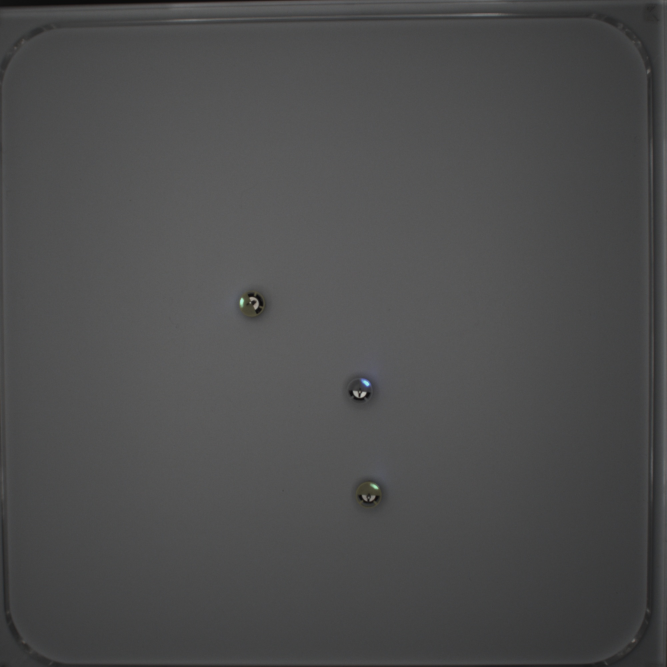
//> input picture circles/dhtf_00002.jpg, 2000 x 2000 px (shown at 1/3 size)
$ ./half_circle_detection   (built with g++ and OpenCV 4)
//> lines starting //> are read from the running program, lines starting //| are printed output that depends on the picture; after the words box and inside, x2 and y2 are one past the last pixel; in counts of white or black regions, pixels touching at a corner belong together
#include "opencv2/imgcodecs.hpp"
#include "opencv2/highgui.hpp"
#include "opencv2/imgproc.hpp"
#include "opencv2/opencv.hpp"
#include <iostream>

using namespace cv;

// Function calculates distance
// between two points
long dist(cv::Point p1,
          cv::Point p2)
{
    long x0 = p1.x - p2.x;
    long y0 = p1.y - p2.y;
    return x0 * x0 + y0 * y0;
}

// Function calculates distance
// between a point and a line defined by two points
double point_line_distance(cv::Point l1, cv::Point l2, cv::Point p0)
{
    return abs((l2.x - l1.x)*(l1.y-p0.y) - (l1.x - p0.x)*(l2.y-l1.y)) / (sqrt((l2.x - l1.x)*(l2.x - l1.x) + (l2.y-l1.y)*(l2.y-l1.y)));

}

//check if a point stays on a line defined by two points
void check_line_point(std::vector<cv::Point> pointList, cv::Point l1, cv::Point l2){
    double equation = 0.0;

    for(int i = 0; i < pointList.size(); i++)
    {
        equation = ((l2.y - l1.y) * (pointList[i].x - l1.x) -  (pointList[i].y - l1.y) * (l2.x - l1.x));
        std::cout<<"belonging check:"<<equation<<std::endl;
    }


}

// Function to find the maximum
// distance between a list of point and a line
void point_line_dist(std::vector<cv::Point> pointList, cv::Point l1, cv::Point l2)
{

    // Iterate over all possible point -line
    for(int i = 0; i < pointList.size(); i++)
    {
        // actual_min = min(minimum, (double)point_line_distance(pointList[i],l1,l2));

        std::cout<<"point line distance: "<<(double)point_line_distance(pointList[i],l1,l2)<<std::endl;

    }

    // Return actual distance

}

// Function to find the maximum
// distance between any two points
std::vector<cv::Point> maxDist(std::vector<cv::Point> pointList)
{
    double Max = 0;
    double actual_Max = 0;
    std::vector<cv::Point> max_dist_points (2);

    // Iterate over all possible pairs
    for(int i = 0; i < pointList.size(); i++)
    {
        for(int j = i + 1; j < pointList.size(); j++)
        {

            // Update max
            actual_Max = max(Max, (double)dist(pointList[i],
                                        pointList[j]));

            if(actual_Max > Max)
            {
                Max = actual_Max;

                max_dist_points.at(0) = pointList[i];
                max_dist_points.at(1) = pointList[j];
            }
        }
    }

    // Return actual distance
    return max_dist_points;
}

int main()
{
    cv::Mat resized_img;

    cv::Mat color = cv::imread("./circles/dhtf_00002.jpg");
//> color is the input picture: 2000 rows x 2000 cols, CV_8UC3; mean B, G, R 77.5, 77.3, 77.2

    cv::resize(color, resized_img, cv::Size(), 0.30, 0.30);
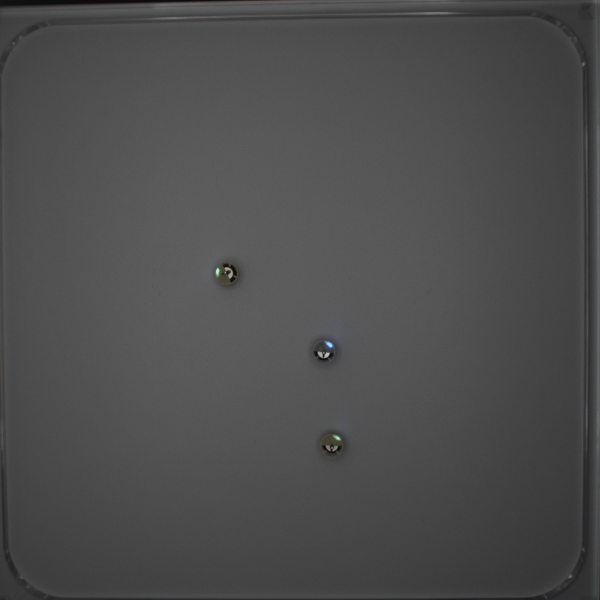
//> resized_img: 600 rows x 600 cols, CV_8UC3; mean B, G, R 77.5, 77.3, 77.2
    cv::namedWindow("input"); cv::imshow("input", resized_img);

    cv::Mat canny;

    cv::Mat gray;
    /// Convert it to gray
    cv::cvtColor( color, gray, CV_BGR2GRAY );

    // compute canny (don't blur with that image quality!!)
    cv::Canny(gray, canny, 200,20);
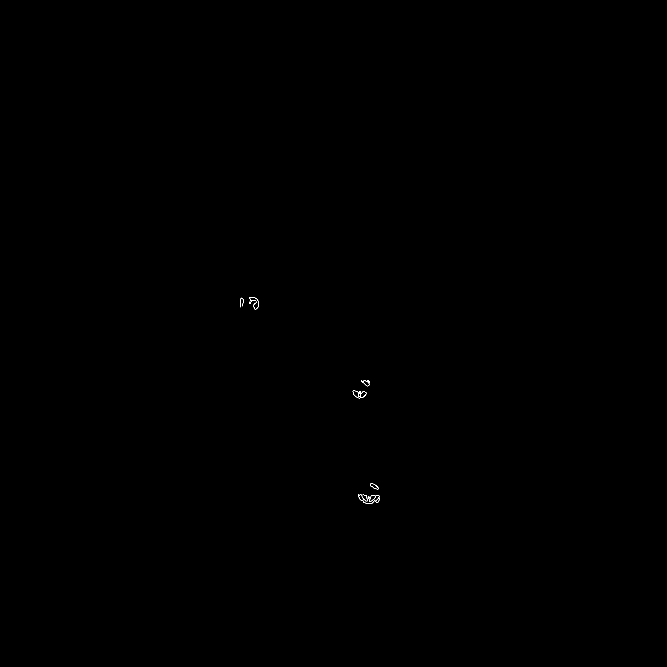
//> canny: 2000 rows x 2000 cols, CV_8UC1 (shown at 1/3 size); 0.02% white in thin lines or dots, all inside (x1, y1, x2, y2) = (720, 891, 1140, 1511)

    cv::resize(canny, resized_img, cv::Size(), 0.30, 0.30);
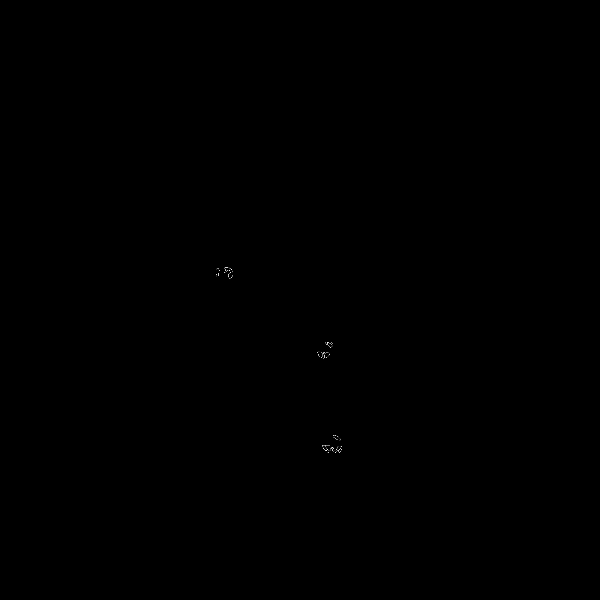
//> resized_img: 600 rows x 600 cols, CV_8UC1; min 0, max 255, mean 0.1
    cv::namedWindow("canny2"); cv::imshow("canny2", resized_img>0);

    std::vector<cv::Vec3f> circles;

    /// Apply the Hough Transform to find the circles
    cv::HoughCircles( gray, circles, CV_HOUGH_GRADIENT, 1, 30, 100, 12, 15, 20 );
//> circles = 3 circles (x, y, radius): [1079.5, 1173.5, 19.4], [755.5, 910.5, 19.4], [1106.5, 1485.5, 19.4]

    /// Draw the circles detected
    for( size_t i = 0; i < circles.size(); i++ )
    {
        Point center(cvRound(circles[i][0]), cvRound(circles[i][1]));
        int radius = cvRound(circles[i][2]);
        cv::circle( color, center, 3, Scalar(0,255,255), -1);       //draw the center as a small circle
        cv::circle( color, center, radius, Scalar(0,0,255), 1 );    //draw founded circles
    }
//> this loop made 3 passes
//> center on passes 1 to 3: Point(1080, 1174), Point(756, 910), Point(1106, 1486)
//> color: 2000 rows x 2000 cols, CV_8UC3; 399 pixels changed, all inside (x1, y1, x2, y2) = (737, 891, 1126, 1506)

    //compute distance transform:
    cv::Mat dt;
    cv::distanceTransform(255-(canny>0), dt, CV_DIST_L2 ,3);
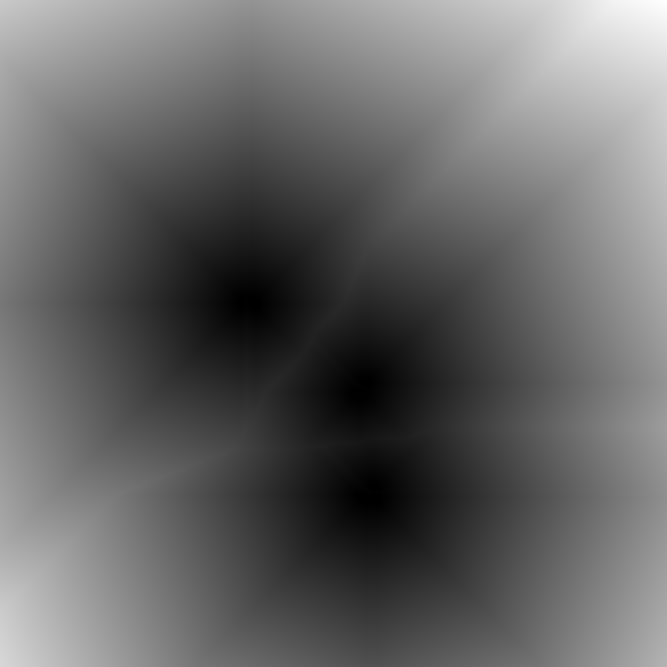
//> dt: 2000 rows x 2000 cols, CV_32FC1 (shown at 1/3 size); min 0, max 1459.9, mean 585.3; drawn with min black and max white

    cv::resize(dt, resized_img, cv::Size(), 0.30, 0.30);
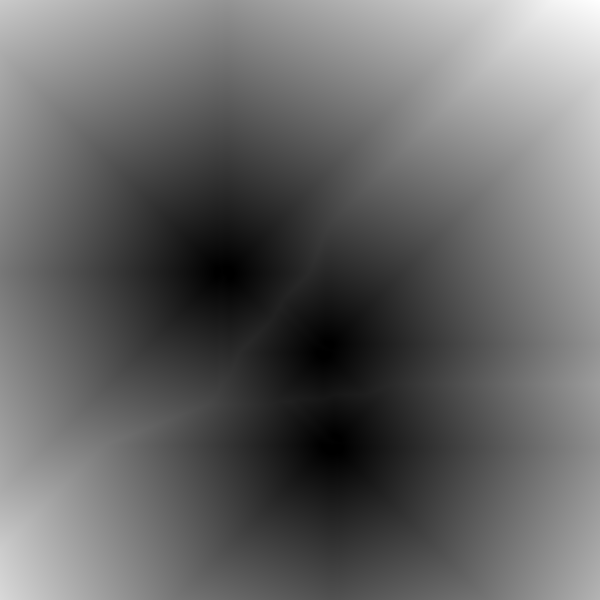
//> resized_img: 600 rows x 600 cols, CV_32FC1; min 0, max 1458.3, mean 585.3; drawn with min black and max white
    cv::namedWindow("distance transform"); cv::imshow("distance transform", resized_img/255.0f);
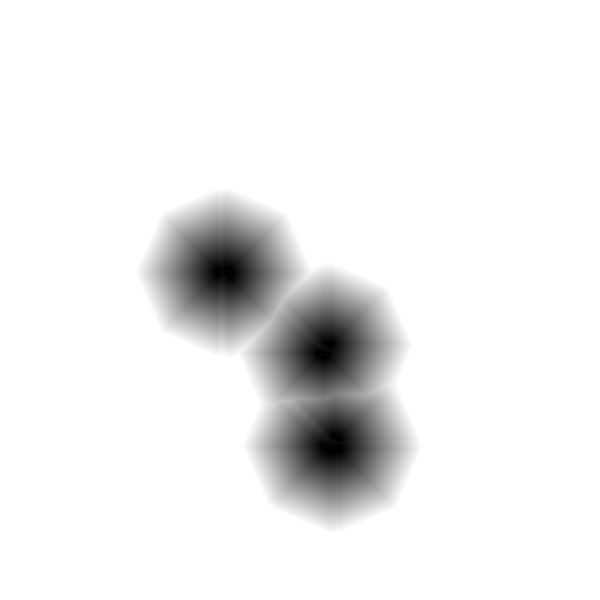
//> window 'distance transform': 600 rows x 600 cols, CV_8UC1; min 0, max 255, mean 238.8

    // test for semi-circles:
    float minInlierDist = 2.0f;
    for( size_t i = 0; i < circles.size(); i++ )
    {
        // test inlier percentage:
        // sample the circle and check for distance to the next edge
        unsigned int counter = 0;
        unsigned int inlier = 0;

        cv::Point2f center((circles[i][0]), (circles[i][1]));
        float radius = (circles[i][2]);

        // maximal distance of inlier might depend on the size of the circle
        float maxInlierDist = radius/25.0f;
        if(maxInlierDist<minInlierDist) maxInlierDist = minInlierDist;

        // store the 2 inliers and outliers
        std::vector<cv::Point> inliersList;
        std::vector<cv::Point> outliersList;

        //TODO: maybe paramter incrementation might depend on circle size!
        for(float t =0; t<2*3.14159265359f; t+= 0.1f)
        {
            counter++;
            float cX = radius*cos(t) + circles[i][0];
            float cY = radius*sin(t) + circles[i][1];

            if(dt.at<float>(cY,cX) < maxInlierDist)
            {
                inlier++;
                cv::circle(color, cv::Point2i(cX,cY),3, cv::Scalar(0,255,0));     //draw inliers with green
                inliersList.push_back(cv::Point (cX, cY));
            }
            else
            {
                cv::circle(color, cv::Point2i(cX,cY),3, cv::Scalar(255,0,0));     //draw outliers with blue
                outliersList.push_back(cv::Point (cX, cY));
            }
        }


        // [5 lines of commented-out code are left out]

        std::vector<cv::Point> max_dist_point = maxDist(inliersList);
        // [9 lines of commented-out code are left out]


        double dir_x = max_dist_point.at(0).x-max_dist_point.at(1).x;
        double dir_y = max_dist_point.at(0).y-max_dist_point.at(1).y;
        // [12 lines of commented-out code are left out]

        double mean_x = 0.0;
        double mean_y = 0.0;
        for(int i=0; i<outliersList.size(); i++)
        {
            mean_x += outliersList[i].x;
            mean_y += outliersList[i].y;
        }
        mean_x /= outliersList.size();
        mean_y /= outliersList.size();

        double theta= atan2(center.y-mean_y, center.x-mean_x);
        double pt_x = center.x - 30.0 * cos(theta);
        double pt_y = center.y - 30.0 * sin(theta);
        // cv::circle(color, cv::Point2i(mean_x,mean_y),5, cv::Scalar(0,0,255), -1);
        cv::line(color, center, cv::Point2i(pt_x,pt_y), cv::Scalar(255,255,255),5);
        // circle(InputOutputArray img, Point center, int radius,
        //                const Scalar& color, int thickness = -1,
        //                int lineType = LINE_8, int shift = 0);

        cv::Point perp_dir_v;
        if(true)
        {
            perp_dir_v = cv::Point(-dir_y+center.x, +dir_x+center.y);
        }
        else
        {
            perp_dir_v = cv::Point(dir_y+center.x, -dir_x+center.y);
        }

        //QUESTA È LA LINEA CHE USERAI SEMPRE
        //cv::line(color, center, perp_dir_v, cv::Scalar(255,255,255),5);

        //check_line_point(inliersList, center, perp_dir_v);
        // cv::line(color, center, ort_point, cv::Scalar(255,255,255),5);
        std::cout<<"Circle center:"<<center.x<<'\t'<<center.y<<std::endl;
        std::cout << 100.0f*(float)inlier/(float)counter << " % of a circle with radius " << radius << " detected" << std::endl;

    }
//> this loop made 3 passes
//> (center, inlier, theta, pt_x, pt_y, perp_dir_v) on passes 1 to 3: (Point(1079.5, 1173.5), 33, 1.67, 1082.4, 1143.6, Point(1070, 1211)), (Point(755.5, 910.5), 32, -0.388, 727.7, 921.9, Point(720, 927)), (Point(1106.5, 1485.5), 31, 1.56, 1106.3, 1455.5, Point(1099, 1523))
//| Circle center:1079.5	1173.5
//| 52.381 % of a circle with radius 19.4 detected
//| Circle center:755.5	910.5
//| 50.7937 % of a circle with radius 19.4 detected
//| Circle center:1106.5	1485.5
//| 49.2063 % of a circle with radius 19.4 detected
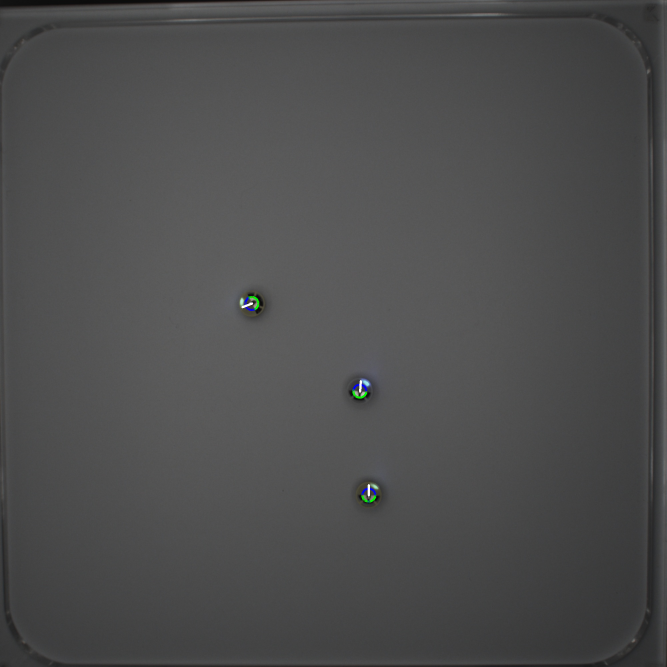
//> color: 2000 rows x 2000 cols, CV_8UC3 (shown at 1/3 size); mean B, G, R 77.5, 77.4, 77.2

    cv::resize(color, resized_img, cv::Size(), 0.30, 0.30);
//> resized_img: 600 rows x 600 cols, CV_8UC3
    cv::namedWindow("output"); cv::imshow("output", resized_img);
    cv::imwrite("houghLinesComputed.png", color);

    cv::waitKey(-1);


    return 0;
}
